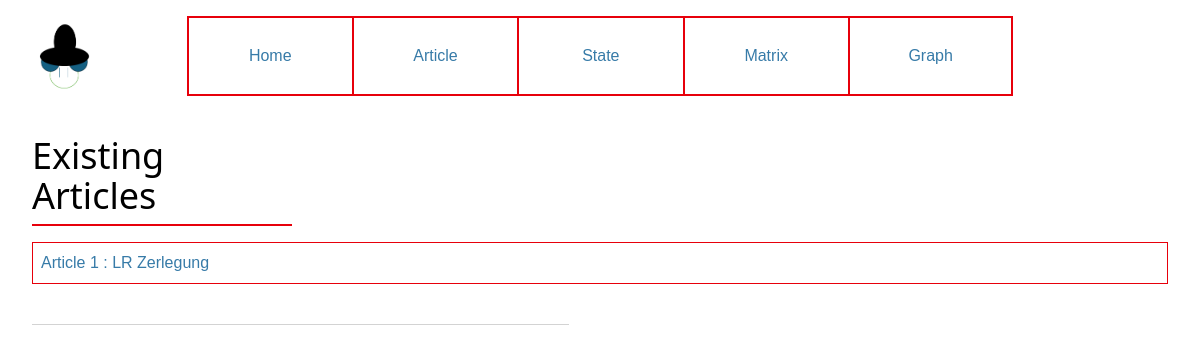
Before: / with the older database file.
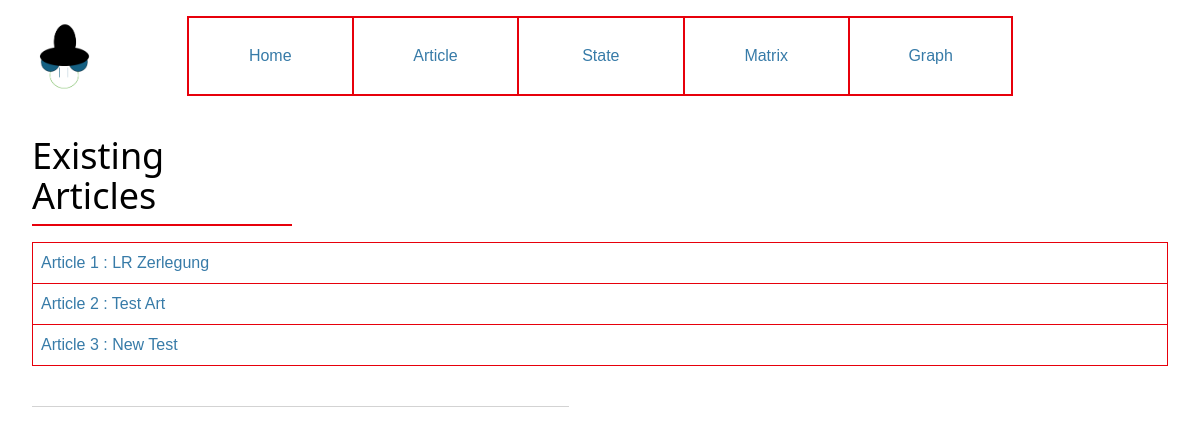
After: the same page with the newer database file.
### tables this page shows
CREATE TABLE articles (
    id INTEGER PRIMARY KEY AUTOINCREMENT,
    name VARCHAR NOT NULL,
    stateOrder VARCHAR NOT NULL
);

### EduProj/article.py (the view)
@bp.route("/")
def read():
    db = get_db()
    articles = db.execute(
        "SELECT * FROM articles"
    ).fetchall()
    logging.info(articles)
    if articles is not None:
        return(render_template("article/read.html", articles=articles, cols_page=1))

### EduProj/db.py (called while the page is built)
def get_db():
    if 'db' not in g:
        g.db = sqlite3.connect(
            current_app.config["DATABASE"],
            detect_types=sqlite3.PARSE_DECLTYPES
        )
        g.db.row_factory = sqlite3.Row #make_dicts #rows like dict
    return g.db

### EduProj/templates/article/read.html (shortened to what this page needs)
{% extends 'base.html' %}
{% block header %}
  {% block title %}Existing Articles{% endblock %}
{% endblock %}
{% block content %}
    {% for article in articles %}
    <a class="m-0 border-0" href={{'/read/'}}{{(article['id'])}}>
       {% if loop.last %}
       <div class="hover:bg-red-300 bg-white columns-2xs bg-blue-200 p-2 m-0 border-l-1 border-r-1 border-t-1 border-b-1 border-red-600">
        Article {{article["id"]}} : {{article["name"]}}
      </div>
    </a>
       {% else %}
       <div class="hover:bg-red-300 bg-white columns-2xs bg-blue-200 p-2 m-0 border-l-1 border-r-1 border-t-1 border-red-600">
          Article {{article["id"]}} : {{article["name"]}}
        </div>
      </a>
    {% endif %}
    {%endfor %}
{% endblock %}

### EduProj/templates/base.html (shortened to what this page needs)
<!doctype html>
<link rel="stylesheet" href="{{ url_for('static', filename='output.css') }}">
<nav class="grid-cols-6 grid-rows-3 bg-white w-full grid" id="nav" >
  <a href="/" class="col-start-1 col-end-1 row-start-1 row-end-1 w-1/6"><img src="{{url_for('static', filename='icon_try.png')}}" class="w-20 h-20 z-1"/></a>
  <a class="col-start-2 col-end-2 row-start-1 row-end-1 p-2 h-20 w-1/6 hover:bg-red-300 bg-white border-t-2 border-b-2 border-l-2 border-red-600 items-center flex justify-center"href="/">Home</a>
  <div class="col-start-3 col-end-3 w-1/6 row-start-1 row-end-1 p-2 h-20 grid hover:bg-red-300 bg-white border-t-2 border-b-2 border-l-2 border-red-600 items-center justify-center group relative">
    <a class="">Article</a>
</div>
  <div class="col-start-3 col-end-3 w-1/6 row-start-1 row-end-1 p-2 h-20 grid hover:bg-red-300 bg-white border-t-2 border-b-2 border-l-2 border-red-600 items-center justify-center group relative">
    <a class="">State</a>
  </div>
 <div class="col-start-3 col-end-3 w-1/6 row-start-1 row-end-1 p-2 h-20 grid hover:bg-red-300 bg-white border-t-2 border-b-2 border-l-2 border-red-600 items-center justify-center group relative">
    <a class="">Matrix</a>
  </div>
  <div class="col-start-3 col-end-3 w-1/6 row-start-1 row-end-1 p-2 h-20 grid hover:bg-red-300 bg-white border-2 border-red-600 items-center justify-center group relative">
    <a class="">Graph</a>
  </div>
  <a class="flex-1/6 h-20 col-start-6 w-1/6 col-end-6"></a>
</nav>
<section class="content mt-10 grid grid-cols-{{cols_page}}" >
  <div class="text-4xl font-sans border-b-2 border-red-600 flex w-65 mb-4 pb-2 justify-center">
    {% block header %}{% endblock %}
  </div>
  <div class="w-full mb-10 col-start-1 col-span-3">
  {% block content %}{% endblock %}
  </div>
  <hr>
</section>

Changed rows visible on the page:
added articles: id "2", name "Test Art"
added articles: id "3", name "New Test"
